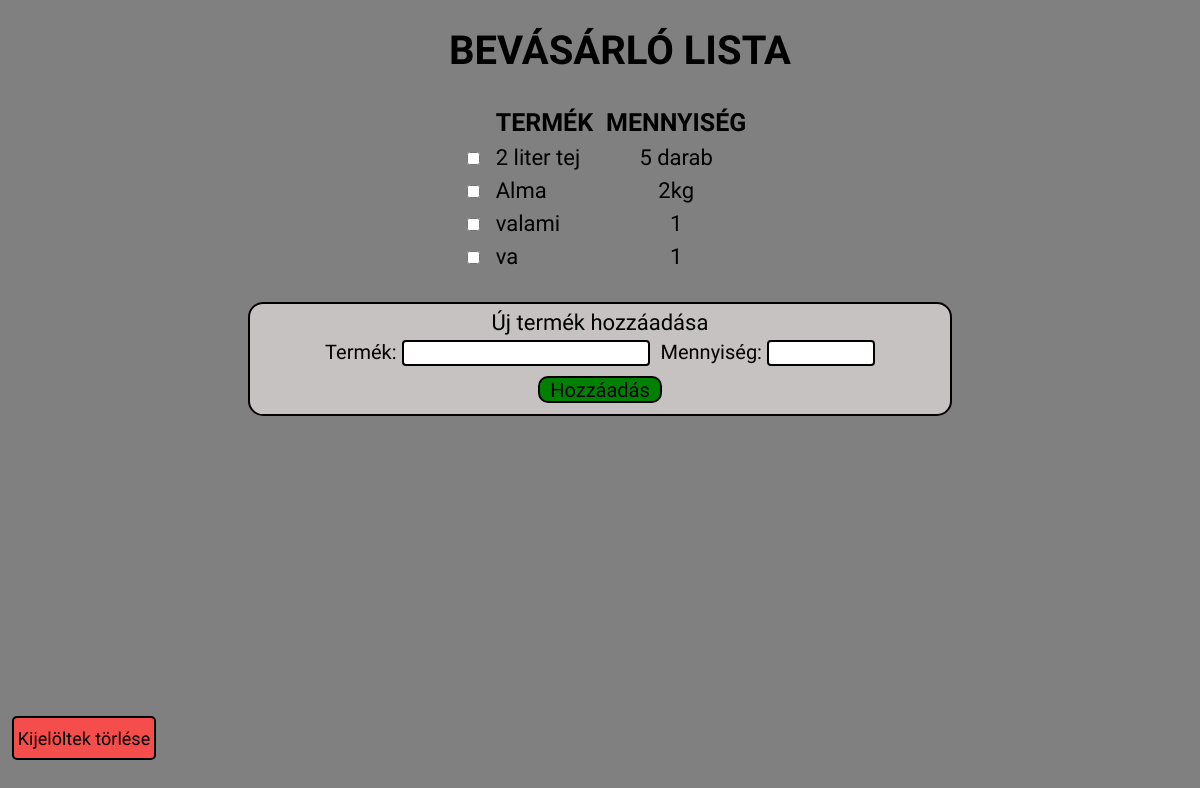
Before: / with the older database file.
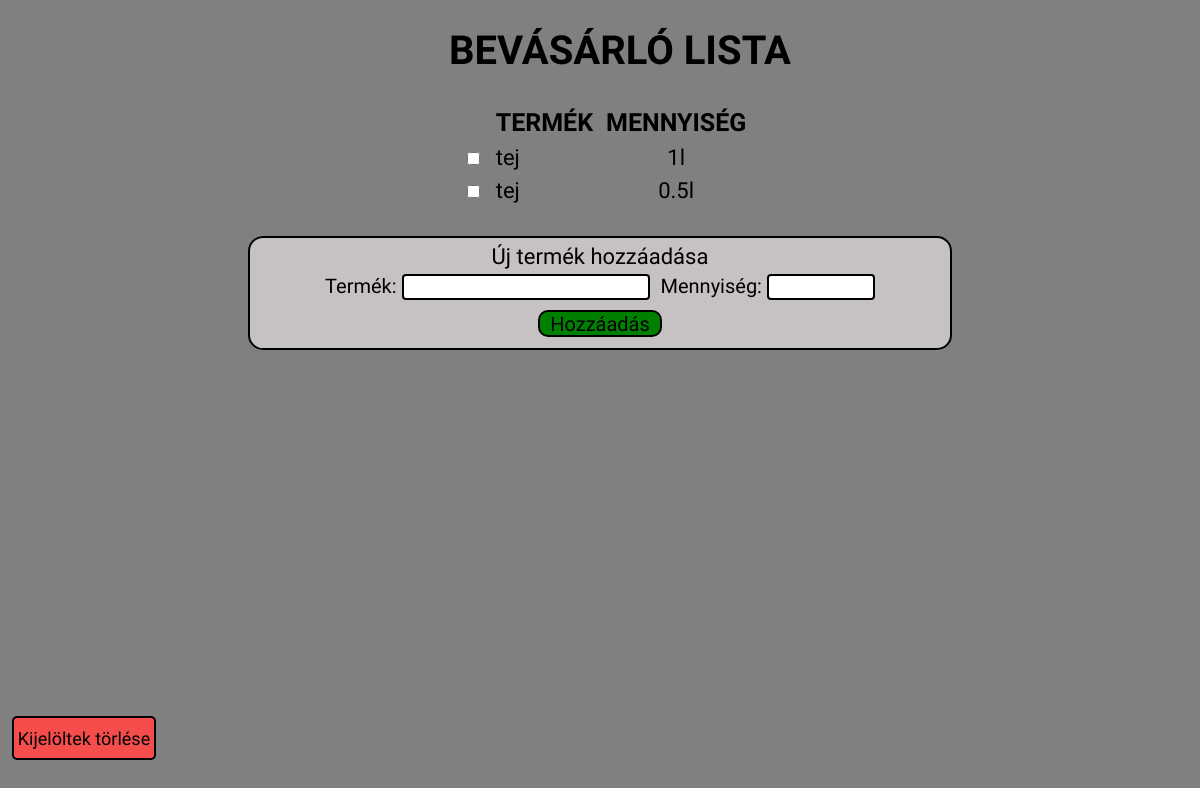
After: the same page with the newer database file.
### listapp/models.py (models this page shows, shortened)
class Lista(models.Model):
    name = models.CharField(max_length=30)
    amount = models.CharField(max_length=10)
    nameid = models.CharField(max_length=40)
    class Meta:
        verbose_name = 'Lista'
        verbose_name_plural = 'Lista'

### listapp/views.py (the view, shortened to what this page needs)
# urls.py: path('', home_view, name='home'),
def home_view(request, *args, **kwargs):
    array = []
    response = Lista.objects.all()
    for elem in response:
        array.append({
            "nev": elem.name,
            "mennyiseg": elem.amount,
        })
    return render(request, "home.html", {"tetelek": array})

### templates/home.html (shortened to what this page needs)
<!DOCTYPE html>
<html lang="en">
<head>
    {% load static %}
    <link rel="stylesheet" href="{% static 'style.css'%} ">
</head>
<body>
    <h1>Bevásárló lista</h1>
        <div class="kozep">
            <div id="tetelek">
                <table id="itemek">
                    <tr id="nagy">
                        <th></th>
                        <th>Termék</th>
                        <th>Mennyiség</th>
                    </tr>
                    {% for tetel in tetelek %}
                    <tr>
                        <td> <input type="checkbox"></td>
                        <td>{{tetel.nev}}</td>
                        <td class="mennyiseg">{{tetel.mennyiseg}}</td>
                    </tr>
                    {% endfor %}
                </table>
                <div class="új">
                    <div id="cim">Új termék hozzáadása</div>
                    <div>Termék: <input type="text" id="inputitem" maxlength="30">  Mennyiség: <input type="text" id="inputamount" maxlength="10" size="6"></div>
                    <div id="buttonka" onclick="onKlikk()">Hozzáadás</div>
                </div>
            </div>
    </div>
    <div class="torles">
        <div class="gombd" onclick="confirmgomb()">Kijelöltek törlése</div>
    </div>
</body>
</html>

### static/style.css (style rules this page uses)
body { background-color: grey; font-family: 'Passion One', cursive; }
h1 { text-align: center; text-transform: uppercase; padding-left: 40px; font-size: 40px; }
table { margin-left: auto; margin-right: auto; }
#nagy { font-size: 25px; text-transform: uppercase; }
#itemek { font-size:22px; }
td,th { padding-left: 10px; padding-top: 5px; text-align: left; }
.mennyiseg { text-align: center; }
.új { margin-top:30px; text-align: center; font-size: 20px; border: 2px solid black; border-radius: 15px; max-width: 700px; max-height:110px; min-height: 110px; margin-left:auto; margin-right:auto; background-color: rgb(199, 194, 194); }
#cim { font-size: 22px; padding-top: 6px; margin-bottom: 5px; }
input[type=text] { border: 2px solid black; border-radius: 4px; }
input { font-family: 'Passion One', cursive; font-size: 17px; text-align: center; }
#buttonka { width:120px; height:23px; background-color:green; border-radius:10px; margin-left:auto; margin-right:auto; margin-top:10px; border: 2px solid black; }
.torles { height:20px; width:20px; }
.gombd { width:140px; height:30px; position:fixed; bottom:5%; left: 1%; background-color:#f54c4c; border-radius:5px; border: 2px solid black; font-family: 'Passion One', cursive; font-size: 18px; text-align: center; padding-top: 10px; }

Changed rows visible on the page:
removed Lista: nev "2 liter tej", mennyiseg "5 darab"
removed Lista: nev "Alma", mennyiseg "2kg"
removed Lista: nev "valami"
removed Lista: nev "va"
added Lista: nev "tej", mennyiseg "1l"
added Lista: nev "tej", mennyiseg "0.5l"
Other visible differences:
list line gone: "☐ 1"
